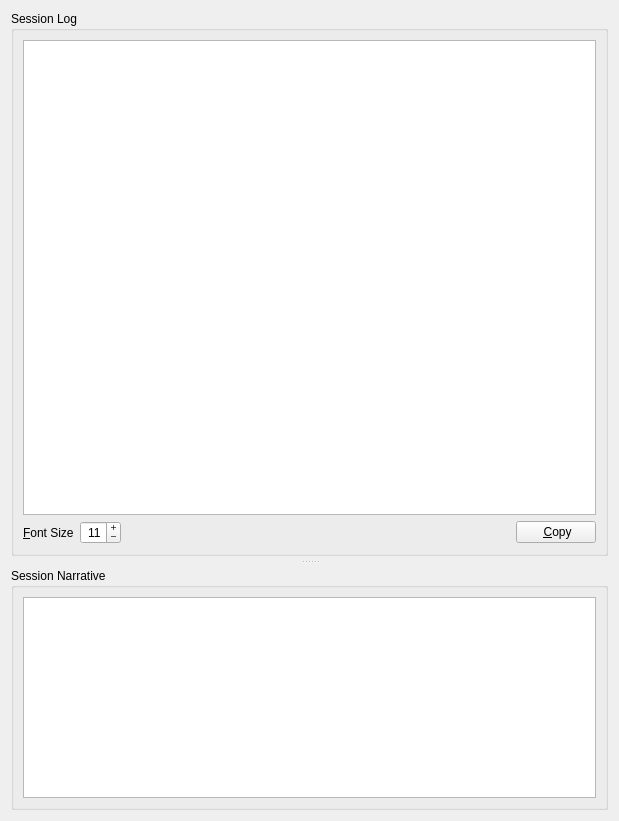
<?xml version="1.0" encoding="UTF-8"?>
<ui version="4.0">
 <class>TabLog</class>
 <widget class="QWidget" name="TabLog">
  <property name="geometry">
   <rect>
    <x>0</x>
    <y>0</y>
    <width>619</width>
    <height>821</height>
   </rect>
  </property>
  <property name="windowTitle">
   <string>Form</string>
  </property>
  <layout class="QVBoxLayout" name="verticalLayout">
   <item>
    <widget class="QSplitter" name="splitter">
     <property name="frameShape">
      <enum>QFrame::NoFrame</enum>
     </property>
     <property name="orientation">
      <enum>Qt::Vertical</enum>
     </property>
     <property name="handleWidth">
      <number>12</number>
     </property>
     <property name="childrenCollapsible">
      <bool>false</bool>
     </property>
     <widget class="QWidget" name="widgetLog" native="true">
      <property name="sizePolicy">
       <sizepolicy hsizetype="Preferred" vsizetype="Preferred">
        <horstretch>0</horstretch>
        <verstretch>2</verstretch>
       </sizepolicy>
      </property>
      <layout class="QVBoxLayout" name="verticalLayout_2" stretch="0">
       <property name="leftMargin">
        <number>0</number>
       </property>
       <property name="topMargin">
        <number>0</number>
       </property>
       <property name="rightMargin">
        <number>0</number>
       </property>
       <property name="bottomMargin">
        <number>0</number>
       </property>
       <item>
        <widget class="QGroupBox" name="groupBoxLog">
         <property name="sizePolicy">
          <sizepolicy hsizetype="Preferred" vsizetype="Preferred">
           <horstretch>0</horstretch>
           <verstretch>3</verstretch>
          </sizepolicy>
         </property>
         <property name="title">
          <string>Session Log</string>
         </property>
         <layout class="QVBoxLayout" name="verticalLayout_5">
          <item>
           <widget class="QPlainTextEdit" name="plainTextEditLog">
            <property name="styleSheet">
             <string notr="true">QPlainTextEdit {background-color: rgb(0, 0, 0)};</string>
            </property>
            <property name="lineWrapMode">
             <enum>QPlainTextEdit::NoWrap</enum>
            </property>
            <property name="readOnly">
             <bool>true</bool>
            </property>
           </widget>
          </item>
          <item>
           <widget class="QWidget" name="widget" native="true">
            <layout class="QHBoxLayout" name="horizontalLayout">
             <property name="leftMargin">
              <number>0</number>
             </property>
             <property name="topMargin">
              <number>0</number>
             </property>
             <property name="rightMargin">
              <number>0</number>
             </property>
             <property name="bottomMargin">
              <number>0</number>
             </property>
             <item>
              <widget class="QLabel" name="labelFontSize">
               <property name="statusTip">
                <string>Set the log's font size</string>
               </property>
               <property name="text">
                <string>&amp;Font Size</string>
               </property>
               <property name="buddy">
                <cstring>spinBoxFontSize</cstring>
               </property>
              </widget>
             </item>
             <item>
              <widget class="QSpinBox" name="spinBoxFontSize">
               <property name="statusTip">
                <string>Set the log's font size</string>
               </property>
               <property name="alignment">
                <set>Qt::AlignRight|Qt::AlignTrailing|Qt::AlignVCenter</set>
               </property>
               <property name="buttonSymbols">
                <enum>QAbstractSpinBox::PlusMinus</enum>
               </property>
               <property name="accelerated">
                <bool>false</bool>
               </property>
               <property name="minimum">
                <number>7</number>
               </property>
               <property name="maximum">
                <number>99</number>
               </property>
               <property name="value">
                <number>11</number>
               </property>
              </widget>
             </item>
             <item>
              <spacer name="horizontalSpacer">
               <property name="orientation">
                <enum>Qt::Horizontal</enum>
               </property>
               <property name="sizeHint" stdset="0">
                <size>
                 <width>40</width>
                 <height>20</height>
                </size>
               </property>
              </spacer>
             </item>
             <item>
              <widget class="QPushButton" name="pushButtonClipboard">
               <property name="statusTip">
                <string>Copy log to clipboard</string>
               </property>
               <property name="text">
                <string> &amp;Copy</string>
               </property>
               <property name="icon">
                <iconset resource="resources.qrc">
                 <normaloff>:/images/clipboard</normaloff>:/images/clipboard</iconset>
               </property>
              </widget>
             </item>
            </layout>
           </widget>
          </item>
         </layout>
        </widget>
       </item>
      </layout>
     </widget>
     <widget class="QWidget" name="widgetNarrative" native="true">
      <property name="sizePolicy">
       <sizepolicy hsizetype="Preferred" vsizetype="Preferred">
        <horstretch>0</horstretch>
        <verstretch>1</verstretch>
       </sizepolicy>
      </property>
      <layout class="QVBoxLayout" name="verticalLayout_3" stretch="0">
       <property name="leftMargin">
        <number>0</number>
       </property>
       <property name="topMargin">
        <number>0</number>
       </property>
       <property name="rightMargin">
        <number>0</number>
       </property>
       <property name="bottomMargin">
        <number>0</number>
       </property>
       <item>
        <widget class="QGroupBox" name="groupsBoxNarrative">
         <property name="title">
          <string>Session Narrative</string>
         </property>
         <layout class="QVBoxLayout" name="verticalLayout_4">
          <item>
           <widget class="QPlainTextEdit" name="plainTextEditNarrative"/>
          </item>
         </layout>
        </widget>
       </item>
      </layout>
     </widget>
    </widget>
   </item>
  </layout>
 </widget>
 <resources>
  <include location="resources.qrc"/>
 </resources>
 <connections/>
</ui>
